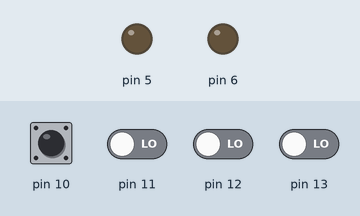
Recording of a sketch running on a simulated Arduino Uno, built with avr-gcc and run on an emulated ATmega328P. Shown: output pins drawn as LEDs (lit = HIGH). The inputs (shaded band) are chosen by the test bench; at power-on: pin 10 HIGH, pin 11–13 LOW.

Above: at 1.2 s.
1.3 s: pin 11 driven HIGH
At 2.0 s:
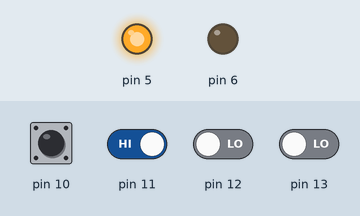
2.8 s: pin 11 driven LOW
At 3.2 s:
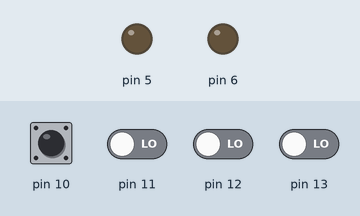
4.3 s: pin 12 driven HIGH
At 5.5 s:
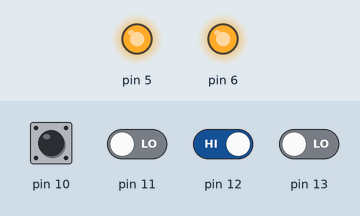
5.8 s: pin 13 driven HIGH
At 6.7 s:
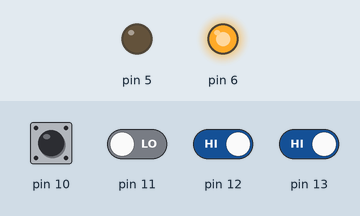
7.3 s: pin 13 driven LOW
At 7.8 s:
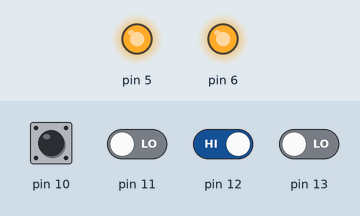
Timing chart, 0 to 9.8 s (numbered marks = the images above; inputs shaded):
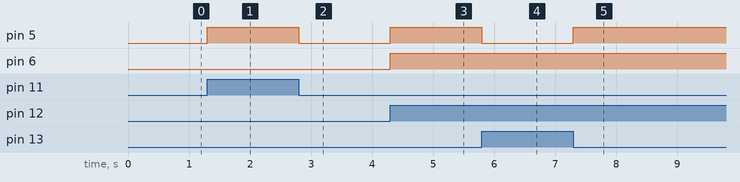

Measured:
- after the input at 1.3 s, pin 5: LOW → HIGH at once
- after the input at 2.8 s, pin 5: HIGH → LOW at once
- after the input at 4.3 s, pin 5, pin 6: LOW → HIGH at once
- after the input at 5.8 s, pin 5: HIGH → LOW at once
- after the input at 7.3 s, pin 5: LOW → HIGH at once

The sketch:

subHalfFull.ino
```cpp
byte A, B, C,D;
void setup() {
  // put your setup code here, to run once:
  pinMode(13, INPUT);
  pinMode(12,INPUT);
  pinMode(11, INPUT);
  pinMode(10, INPUT);
  pinMode(5, OUTPUT);
  pinMode(6, OUTPUT);

}

void loop() {
  // put your main code here, to run repeatedly:
  A = digitalRead(11);
  B = digitalRead(12);
  C = digitalRead(13);
  D = digitalRead(10);

  if(D ==LOW){
    digitalWrite(5, A^B);
    digitalWrite(6, ((!A)&B));

  }
  else{
    digitalWrite(5, A^B^C);
    digitalWrite(6, ((B&C)|(!A)&(B|C)));
  }

}
```
